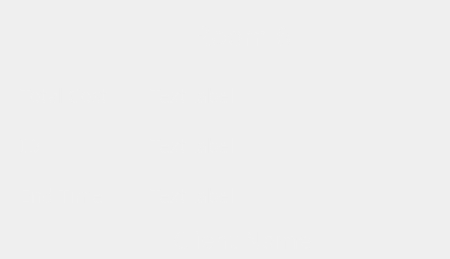
          <widget class="QFrame" name="room6_g">
           <property name="autoFillBackground">
            <bool>false</bool>
           </property>
           <property name="styleSheet">
            <string notr="true">QFrame {
    background-color: qlineargradient(spread:pad, x1:0, y1:0.3, x2:0, y2:0.7, 
                                      stop:0 rgba(107, 47, 61, 255), 
                                      stop:1 rgba(155, 72, 94, 255));
    color: rgba(240, 240, 240, 230);
    border-radius: 50px;
}

QFrame:hover {
    background-color: qlineargradient(spread:pad, x1:0, y1:0.3, x2:0, y2:0.7, 
                                      stop:0 rgba(132, 58, 78, 255), 
                                      stop:1 rgba(190, 80, 100, 255));
}
</string>
           </property>
           <property name="frameShape">
            <enum>QFrame::Shape::StyledPanel</enum>
           </property>
           <property name="frameShadow">
            <enum>QFrame::Shadow::Raised</enum>
           </property>
           <widget class="QLabel" name="label_36">
            <property name="geometry">
             <rect>
              <x>187</x>
              <y>20</y>
              <width>111</width>
              <height>31</height>
             </rect>
            </property>
            <property name="font">
             <font>
              <family>Bauhaus 93</family>
              <pointsize>20</pointsize>
             </font>
            </property>
            <property name="autoFillBackground">
             <bool>false</bool>
            </property>
            <property name="styleSheet">
             <string notr="true">background-color: none;</string>
            </property>
            <property name="text">
             <string>Room 6</string>
            </property>
            <property name="alignment">
             <set>Qt::AlignmentFlag::AlignCenter</set>
            </property>
           </widget>
           <widget class="QPushButton" name="btnadd_S_6">
            <property name="geometry">
             <rect>
              <x>190</x>
              <y>100</y>
              <width>101</width>
              <height>101</height>
             </rect>
            </property>
            <property name="styleSheet">
             <string notr="true">border-radius: 50px;
</string>
            </property>
            <property name="text">
             <string/>
            </property>
            <property name="icon">
             <iconset theme="QIcon::ThemeIcon::ListAdd"/>
            </property>
            <property name="iconSize">
             <size>
              <width>30</width>
              <height>30</height>
             </size>
            </property>
           </widget>
           <widget class="QLabel" name="client6_2">
            <property name="geometry">
             <rect>
              <x>142</x>
              <y>230</y>
              <width>201</width>
              <height>20</height>
             </rect>
            </property>
            <property name="font">
             <font>
              <family>Bauhaus 93</family>
              <pointsize>18</pointsize>
             </font>
            </property>
            <property name="styleSheet">
             <string notr="true">background-color: none;</string>
            </property>
            <property name="text">
             <string>Client Name</string>
            </property>
            <property name="alignment">
             <set>Qt::AlignmentFlag::AlignCenter</set>
            </property>
           </widget>
           <widget class="QLabel" name="totalcost_S_6">
            <property name="geometry">
             <rect>
              <x>20</x>
              <y>70</y>
              <width>121</width>
              <height>51</height>
             </rect>
            </property>
            <property name="font">
             <font>
              <family>Bauhaus 93</family>
              <pointsize>14</pointsize>
             </font>
            </property>
            <property name="styleSheet">
             <string notr="true">background-color:none;</string>
            </property>
            <property name="text">
             <string>Total Cost</string>
            </property>
           </widget>
           <widget class="QLabel" name="ID_S_6">
            <property name="geometry">
             <rect>
              <x>20</x>
              <y>120</y>
              <width>121</width>
              <height>51</height>
             </rect>
            </property>
            <property name="font">
             <font>
              <family>Bauhaus 93</family>
              <pointsize>14</pointsize>
             </font>
            </property>
            <property name="styleSheet">
             <string notr="true">background-color:none;</string>
            </property>
            <property name="text">
             <string>ID</string>
            </property>
           </widget>
           <widget class="QLabel" name="DurationL_S_6">
            <property name="geometry">
             <rect>
              <x>20</x>
              <y>170</y>
              <width>121</width>
              <height>51</height>
             </rect>
            </property>
            <property name="font">
             <font>
              <family>Bauhaus 93</family>
              <pointsize>14</pointsize>
             </font>
            </property>
            <property name="styleSheet">
             <string notr="true">background-color:none;</string>
            </property>
            <property name="text">
             <string>End Time</string>
            </property>
           </widget>
           <widget class="QLabel" name="get_total_S_6">
            <property name="geometry">
             <rect>
              <x>150</x>
              <y>80</y>
              <width>121</width>
              <height>31</height>
             </rect>
            </property>
            <property name="font">
             <font>
              <family>Bauhaus 93</family>
              <pointsize>14</pointsize>
             </font>
            </property>
            <property name="styleSheet">
             <string notr="true">background-color:none;</string>
            </property>
            <property name="text">
             <string>TextLabel</string>
            </property>
           </widget>
           <widget class="QLabel" name="get_id_S_6">
            <property name="geometry">
             <rect>
              <x>150</x>
              <y>130</y>
              <width>121</width>
              <height>31</height>
             </rect>
            </property>
            <property name="font">
             <font>
              <family>Bauhaus 93</family>
              <pointsize>14</pointsize>
             </font>
            </property>
            <property name="styleSheet">
             <string notr="true">background-color:none;</string>
            </property>
            <property name="text">
             <string>TextLabel</string>
            </property>
           </widget>
           <widget class="QLabel" name="get_dur_S_6">
            <property name="geometry">
             <rect>
              <x>150</x>
              <y>180</y>
              <width>121</width>
              <height>31</height>
             </rect>
            </property>
            <property name="font">
             <font>
              <family>Bauhaus 93</family>
              <pointsize>14</pointsize>
             </font>
            </property>
            <property name="styleSheet">
             <string notr="true">background-color:none;</string>
            </property>
            <property name="text">
             <string>TextLabel</string>
            </property>
           </widget>
           <widget class="QPushButton" name="btnedit_S_6">
            <property name="geometry">
             <rect>
              <x>340</x>
              <y>100</y>
              <width>101</width>
              <height>101</height>
             </rect>
            </property>
            <property name="styleSheet">
             <string notr="true">border-radius: 50px;
</string>
            </property>
            <property name="text">
             <string/>
            </property>
            <property name="icon">
             <iconset theme="QIcon::ThemeIcon::MailMessageNew"/>
            </property>
            <property name="iconSize">
             <size>
              <width>30</width>
              <height>30</height>
             </size>
            </property>
           </widget>
          </widget>
